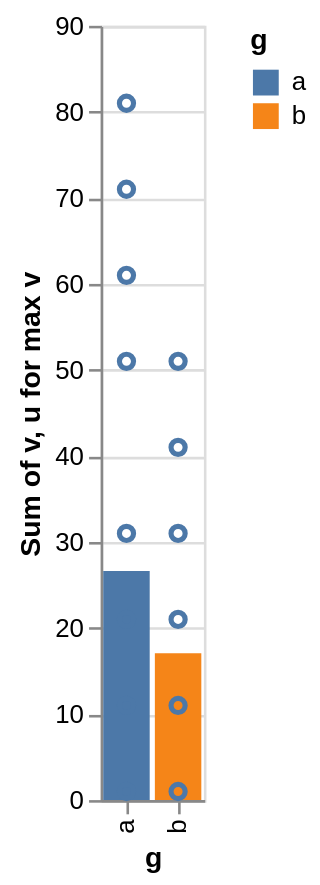

Vega-Lite specification stored for this chart:
### Vega-Lite specification from a JSON file in a GitHub repository (floating-point values rounded to 4 significant figures)
{"$schema": "https://vega.github.io/schema/vega-lite/v6.json", "data": {"values": [{"g": "a", "v": 3.1, "u": 1, "w": "a0"}, {"g": "a", "v": -1.23, "u": 11, "w": "a1"}, {"g": "a", "v": 11.27, "u": 21, "w": "a2"}, {"g": "a", "v": -3.19, "u": 31, "w": "a3"}, {"g": "a", "v": 8.4, "u": 51, "w": "a5"}, {"g": "a", "v": 4.14, "u": 61, "w": "a6"}, {"g": "a", "v": -3.55, "u": 71, "w": "a7"}, {"g": "a", "v": 7.69, "u": 81, "w": "a8"}, {"g": "b", "v": -4.06, "u": 1, "w": "b0"}, {"g": "b", "v": 5.84, "u": 11, "w": "b1"}, {"g": "b", "v": -3.25, "u": 21, "w": "b2"}, {"g": "b", "v": -2.73, "u": 31, "w": "b3"}, {"g": "b", "v": 5.61, "u": 41, "w": "b4"}, {"g": "b", "v": 15.67, "u": 51, "w": "b5"}]}, "layer": [{"mark": "bar", "encoding": {"x": {"field": "g", "type": "nominal", "sort": "-y"}, "y": {"aggregate": "sum", "field": "v"}, "color": {"field": "g"}}}, {"mark": "point", "encoding": {"x": {"field": "g", "type": "nominal"}, "y": {"field": "u", "aggregate": {"argmax": "v"}, "type": "quantitative"}, "detail": [{"field": "v", "aggregate": "stdev"}, {"field": "v", "aggregate": {"exponentialb": 0.5}}]}}]}
